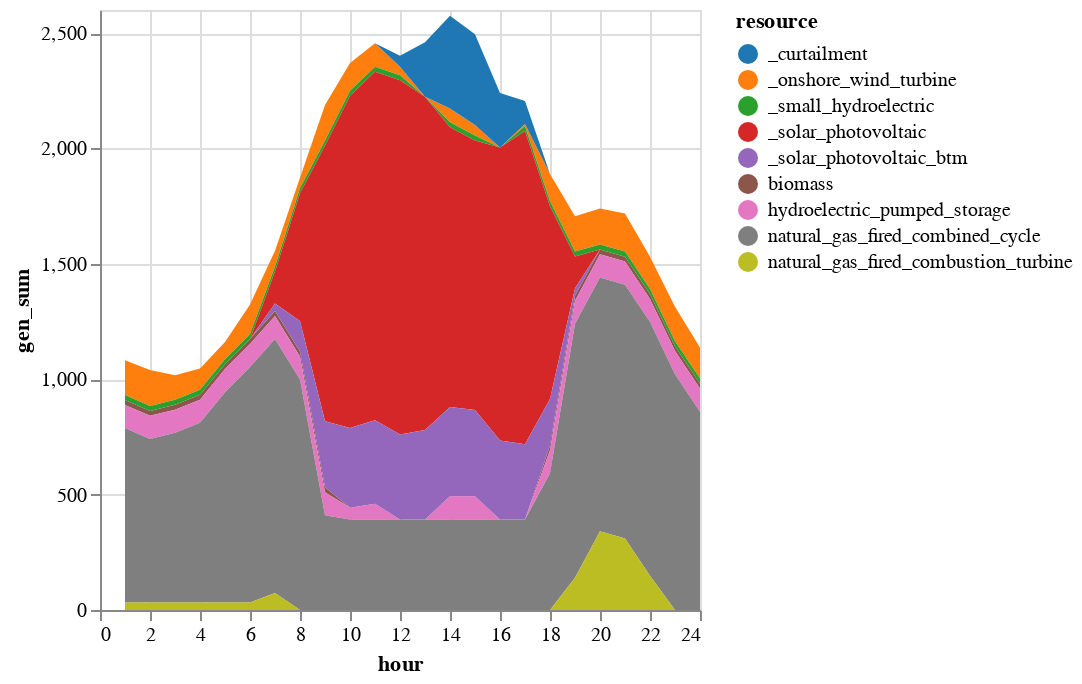

Source (notebook cell):
### Code cell
# Clean up the data so we can run the VLPLOT
# Add in BTM solar and curtailment and plot results
function plot_solution(solution, gen_df)
    sol_gen = innerjoin(solution.gen, 
                        gen_df[!, [:r_id, :resource]], 
                        on = :r_id)

    # this is basically collapsing the data
    sol_gen = combine(groupby(sol_gen, [:resource, :hour]), 
                :gen => sum)

    sol_gen[sol_gen.resource .== "solar_photovoltaic", 
        :resource] .= "_solar_photovoltaic"
    sol_gen[sol_gen.resource .== "onshore_wind_turbine", 
        :resource] .= "_onshore_wind_turbine"
    sol_gen[sol_gen.resource .== "small_hydroelectric", 
        :resource] .= "_small_hydroelectric"

    # BTM solar - we assume we have 600MW available
    btm = DataFrame(resource = repeat(["_solar_photovoltaic_btm"]; 
            outer=length(Demand.demand)), 
            hour = Demand.hour,
            gen_sum = gen_variable_long[
            gen_variable_long.gen_full .== "wec_sdge_solar_photovoltaic_1.0",
                :cf] * 600)
    append!(sol_gen, btm)

    # Curtailment
    curtail = combine(groupby(solution.curtail, [:hour]),
                :curt => sum)
    curtail.resource = "_curtailment"
    rename!(curtail, :curt_sum => :gen_sum)
    append!(sol_gen, curtail[:,[:resource, :hour, :gen_sum]])

    # plot! 
    sol_gen |>
        @vlplot(:area, 
            x=:hour, y={:gen_sum, stack=:zero}, 
            color={"resource:n", scale={scheme="category10"}})

end
p = plot_solution(solution, gen_df)
p

### Figure 1 — Vega-Lite specification as saved in the notebook (floating-point values rounded to 4 significant figures; data arrays with more than 128 entries replaced by an {"elided": "..."} marker saying what was removed)
{"data": {"values": {"elided": "216 records"}}, "encoding": {"color": {"field": "resource", "scale": {"scheme": "category10"}, "type": "nominal"}, "x": {"field": "hour", "type": "quantitative"}, "y": {"field": "gen_sum", "stack": "zero", "type": "quantitative"}}, "mark": "area"}
